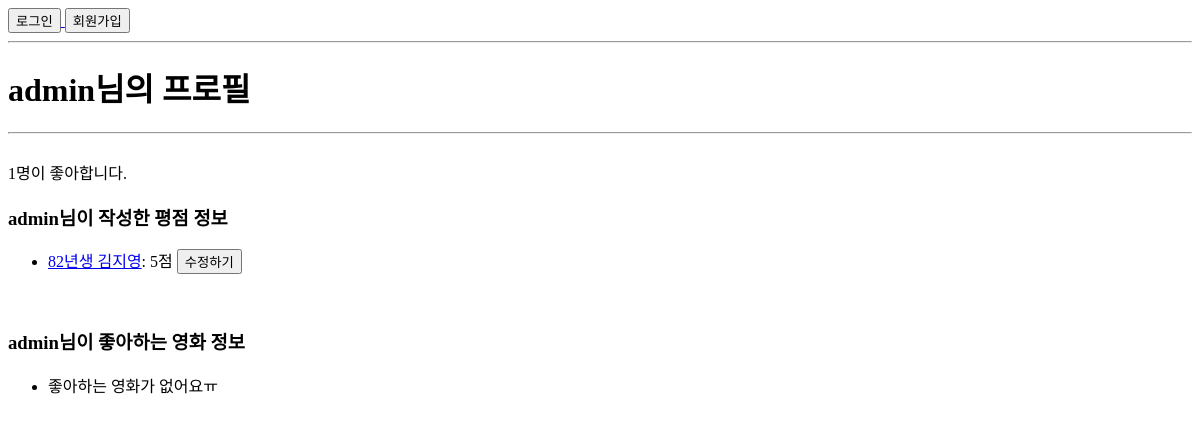
Page /accounts/1/ on the earlier database version.
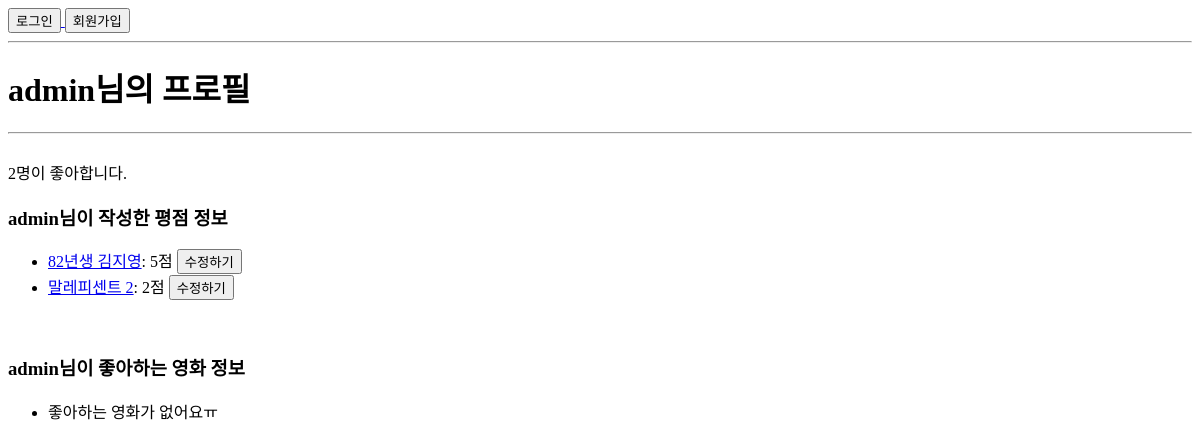
Same page on the later database version.
### accounts/models.py (models this page shows)
class User(AbstractUser):
    followings = models.ManyToManyField(settings.AUTH_USER_MODEL, related_name='followers', blank=True)

### movies/models.py (models this page shows)
class Review(models.Model):
    content = models.CharField(max_length=499)
    score = models.IntegerField()
    movie = models.ForeignKey(Movie, on_delete=models.CASCADE)
    user = models.ForeignKey(settings.AUTH_USER_MODEL, on_delete=models.CASCADE)

class Movie(models.Model):
    title = models.CharField(max_length=455)
    audience = models.IntegerField()
    poster_url = models.URLField()
    description = models.TextField()
    genre = models.ForeignKey(Genre, on_delete=models.CASCADE)
    like_users = models.ManyToManyField(settings.AUTH_USER_MODEL, related_name="like_movies")

### accounts/views.py (the view)
# urls.py: path('<int:user_pk>/', views.detail, name="detail"),
def detail(request, user_pk):
    context = {
        'user_profile': get_user_model().objects.get(pk=user_pk)
    }
    return render(request, 'accounts/detail.html', context)

### accounts/templates/accounts/detail.html (shortened to what this page needs)
{% extends 'base.html' %}
{% block body %}
    <h1>{{ user_profile.username }}님의 프로필</h1>
    <hr>
    <br>
    {{ user_profile.followers.count }}명이 좋아합니다.
    <h3>{{ user_profile.username }}님이 작성한 평점 정보</h3>
    <ul>
        {% for review in user_profile.review_set.all %}
            <li><a href="{% url 'movies:detail' review.movie.pk %}">{{ review.movie.title }}</a>: {{ review.score }}점
            <a href="{% url 'movies:update_score' review.pk %}">
                <button>수정하기</button>
            </a>
            </li>
        {% empty %}
            <li>작성한 평점이 없어요ㅠ</li>
        {% endfor %}
    </ul>
    <br>
    <h3>{{ user_profile.username }}님이 좋아하는 영화 정보</h3>
    <ul>
        {% for movie in user_profile.like_movies.all %}
            <li><a href="{% url 'movies:detail' movie.pk %}">{{ movie.title }}</a> ({{ movie.genre.name }})</li>
        {% empty %}
            <li>좋아하는 영화가 없어요ㅠ</li>
        {% endfor %}
    </ul>
{% endblock %}

### easymean/templates/base.html (shortened to what this page needs)
<!DOCTYPE html>
<html lang="ko">
<head>
</head>
<body>
    <div>
        {% if user.is_authenticated %}
            <a href="{% url 'accounts:detail' user.pk %}">{{ user.username }}</a>님 환영합니다!
            <a href="{% url 'accounts:logout' %}">
                <button>로그아웃</button>
            </a>
        {% else %}
            <a href="{% url 'accounts:login' %}">
                <button>로그인</button>
            </a>
            <a href="{% url 'accounts:signup' %}">
                <button>회원가입</button>
            </a>
        {% endif %}
    </div>
    <hr>
    {% block body %}
    {% endblock %}
</body>
</html>

Differences in the rows shown:
changed User "admin": followers.count "1" → "2"
added Review: movie "말레피센트 2", score "2"
